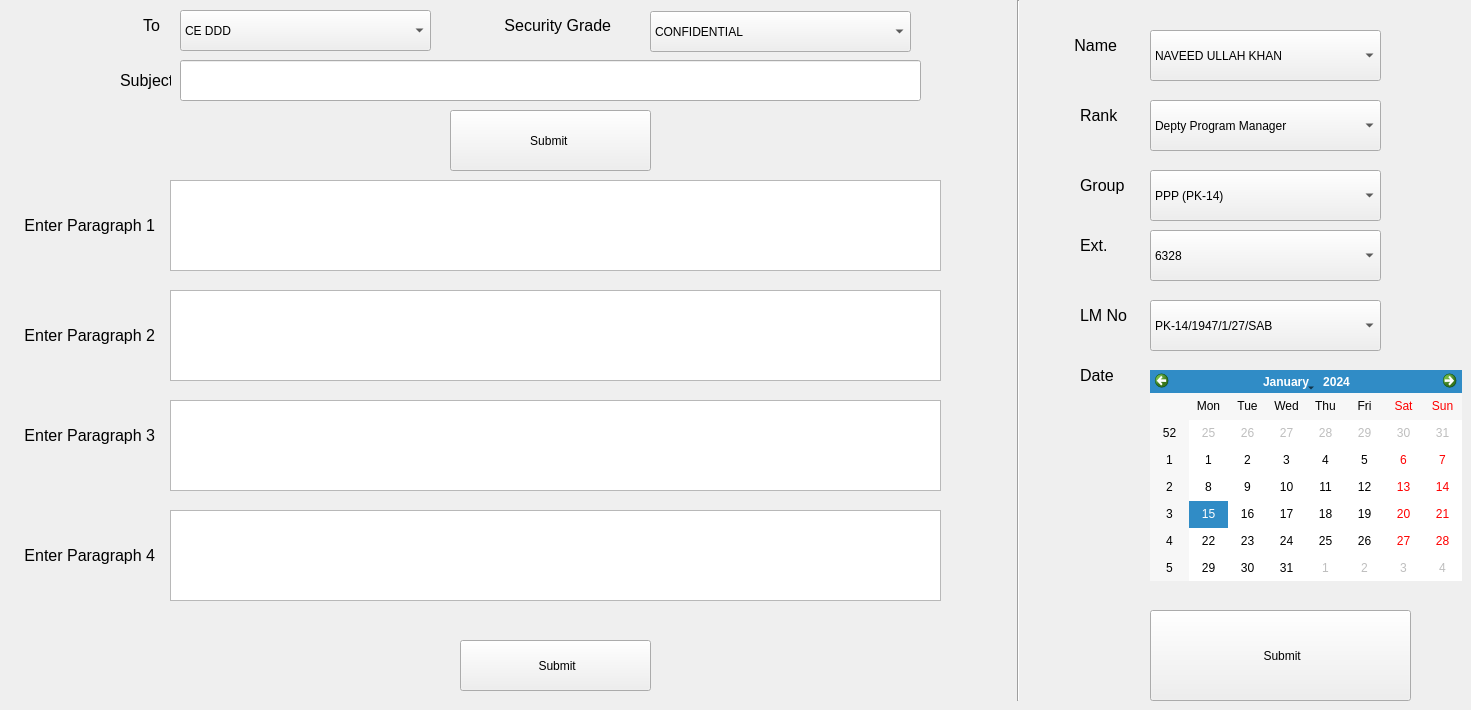
    <widget class="QWidget" name="tab5">
     <attribute name="title">
      <string>LOOSE MINUTE</string>
     </attribute>
     <widget class="QLabel" name="date">
      <property name="geometry">
       <rect>
        <x>1080</x>
        <y>360</y>
        <width>51</width>
        <height>31</height>
       </rect>
      </property>
      <property name="font">
       <font>
        <pointsize>12</pointsize>
       </font>
      </property>
      <property name="text">
       <string>Date</string>
      </property>
     </widget>
     <widget class="QLabel" name="label_13">
      <property name="geometry">
       <rect>
        <x>1080</x>
        <y>100</y>
        <width>41</width>
        <height>31</height>
       </rect>
      </property>
      <property name="font">
       <font>
        <pointsize>12</pointsize>
       </font>
      </property>
      <property name="text">
       <string>Rank</string>
      </property>
     </widget>
     <widget class="QLabel" name="label_14">
      <property name="geometry">
       <rect>
        <x>500</x>
        <y>10</y>
        <width>111</width>
        <height>31</height>
       </rect>
      </property>
      <property name="font">
       <font>
        <pointsize>12</pointsize>
       </font>
      </property>
      <property name="text">
       <string> Security Grade</string>
      </property>
     </widget>
     <widget class="QLabel" name="label_16">
      <property name="geometry">
       <rect>
        <x>130</x>
        <y>10</y>
        <width>41</width>
        <height>31</height>
       </rect>
      </property>
      <property name="font">
       <font>
        <pointsize>12</pointsize>
       </font>
      </property>
      <property name="text">
       <string>   To</string>
      </property>
     </widget>
     <widget class="QLabel" name="label_17">
      <property name="geometry">
       <rect>
        <x>1070</x>
        <y>30</y>
        <width>61</width>
        <height>31</height>
       </rect>
      </property>
      <property name="font">
       <font>
        <pointsize>12</pointsize>
       </font>
      </property>
      <property name="text">
       <string> Name</string>
      </property>
     </widget>
     <widget class="QPlainTextEdit" name="plainTextEdit_LmParagraph">
      <property name="enabled">
       <bool>true</bool>
      </property>
      <property name="geometry">
       <rect>
        <x>170</x>
        <y>180</y>
        <width>771</width>
        <height>91</height>
       </rect>
      </property>
     </widget>
     <widget class="QLabel" name="lm_no">
      <property name="geometry">
       <rect>
        <x>1080</x>
        <y>300</y>
        <width>61</width>
        <height>31</height>
       </rect>
      </property>
      <property name="font">
       <font>
        <pointsize>12</pointsize>
       </font>
      </property>
      <property name="text">
       <string>LM No</string>
      </property>
     </widget>
     <widget class="QLabel" name="label_19">
      <property name="geometry">
       <rect>
        <x>20</x>
        <y>210</y>
        <width>141</width>
        <height>31</height>
       </rect>
      </property>
      <property name="font">
       <font>
        <pointsize>12</pointsize>
       </font>
      </property>
      <property name="text">
       <string> Enter Paragraph 1</string>
      </property>
     </widget>
     <widget class="QPushButton" name="pushButton_LmDn">
      <property name="geometry">
       <rect>
        <x>1150</x>
        <y>610</y>
        <width>261</width>
        <height>91</height>
       </rect>
      </property>
      <property name="text">
       <string> Submit</string>
      </property>
     </widget>
     <widget class="QPushButton" name="pushButton_LmPragraph">
      <property name="geometry">
       <rect>
        <x>460</x>
        <y>640</y>
        <width>191</width>
        <height>51</height>
       </rect>
      </property>
      <property name="text">
       <string> Submit</string>
      </property>
     </widget>
     <widget class="QLabel" name="label_15">
      <property name="geometry">
       <rect>
        <x>1080</x>
        <y>230</y>
        <width>51</width>
        <height>31</height>
       </rect>
      </property>
      <property name="font">
       <font>
        <pointsize>12</pointsize>
       </font>
      </property>
      <property name="text">
       <string>Ext.</string>
      </property>
     </widget>
     <widget class="QLabel" name="label_18">
      <property name="geometry">
       <rect>
        <x>1080</x>
        <y>170</y>
        <width>71</width>
        <height>31</height>
       </rect>
      </property>
      <property name="font">
       <font>
        <pointsize>12</pointsize>
       </font>
      </property>
      <property name="text">
       <string>Group</string>
      </property>
     </widget>
     <widget class="QLineEdit" name="lineEdit_lmSubject">
      <property name="geometry">
       <rect>
        <x>180</x>
        <y>60</y>
        <width>741</width>
        <height>41</height>
       </rect>
      </property>
     </widget>
     <widget class="QLabel" name="label_21">
      <property name="geometry">
       <rect>
        <x>120</x>
        <y>70</y>
        <width>51</width>
        <height>20</height>
       </rect>
      </property>
      <property name="font">
       <font>
        <pointsize>12</pointsize>
       </font>
      </property>
      <property name="text">
       <string>Subject</string>
      </property>
     </widget>
     <widget class="QPushButton" name="pushButton_LmUp">
      <property name="geometry">
       <rect>
        <x>450</x>
        <y>110</y>
        <width>201</width>
        <height>61</height>
       </rect>
      </property>
      <property name="text">
       <string>Submit </string>
      </property>
     </widget>
     <widget class="QComboBox" name="comboBox_LM_SG">
      <property name="geometry">
       <rect>
        <x>650</x>
        <y>11</y>
        <width>261</width>
        <height>41</height>
       </rect>
      </property>
      <item>
       <property name="text">
        <string>CONFIDENTIAL</string>
       </property>
      </item>
      <item>
       <property name="text">
        <string>RESTRICTED</string>
       </property>
      </item>
      <item>
       <property name="text">
        <string>SECRET</string>
       </property>
      </item>
      <item>
       <property name="text">
        <string>TOP SECRET</string>
       </property>
      </item>
      <item>
       <property name="text">
        <string>UNCLASSIFIED</string>
       </property>
      </item>
     </widget>
     <widget class="QComboBox" name="comboBox_LM_Rank">
      <property name="geometry">
       <rect>
        <x>1150</x>
        <y>100</y>
        <width>231</width>
        <height>51</height>
       </rect>
      </property>
      <item>
       <property name="text">
        <string>Depty Program Manager</string>
       </property>
      </item>
      <item>
       <property name="text">
        <string>Program Manager</string>
       </property>
      </item>
      <item>
       <property name="text">
        <string>Wing Commander</string>
       </property>
      </item>
      <item>
       <property name="text">
        <string>Group Captain</string>
       </property>
      </item>
     </widget>
     <widget class="QComboBox" name="comboBox_LM_GROUP">
      <property name="geometry">
       <rect>
        <x>1150</x>
        <y>170</y>
        <width>231</width>
        <height>51</height>
       </rect>
      </property>
      <item>
       <property name="text">
        <string>PPP (PK-14)</string>
       </property>
      </item>
     </widget>
     <widget class="QComboBox" name="comboBox_LM_TELL">
      <property name="geometry">
       <rect>
        <x>1150</x>
        <y>230</y>
        <width>231</width>
        <height>51</height>
       </rect>
      </property>
      <item>
       <property name="text">
        <string>6328</string>
       </property>
      </item>
      <item>
       <property name="text">
        <string>6515</string>
       </property>
      </item>
      <item>
       <property name="text">
        <string>6516</string>
       </property>
      </item>
      <item>
       <property name="text">
        <string>6521</string>
       </property>
      </item>
      <item>
       <property name="text">
        <string>6540</string>
       </property>
      </item>
     </widget>
     <widget class="QComboBox" name="comboBox_LM_NO">
      <property name="geometry">
       <rect>
        <x>1150</x>
        <y>300</y>
        <width>231</width>
        <height>51</height>
       </rect>
      </property>
      <item>
       <property name="text">
        <string>PK-14/1947/1/27/SAB</string>
       </property>
      </item>
      <item>
       <property name="text">
        <string>PK-14/1947/1/28/SAB</string>
       </property>
      </item>
      <item>
       <property name="text">
        <string>PK-14/1947/1/29/SAB</string>
       </property>
      </item>
      <item>
       <property name="text">
        <string>PK-14/1947/1/30/SAB</string>
       </property>
      </item>
     </widget>
     <widget class="QCalendarWidget" name="calendarWidget_LM">
      <property name="geometry">
       <rect>
        <x>1150</x>
        <y>370</y>
        <width>312</width>
        <height>211</height>
       </rect>
      </property>
     </widget>
     <widget class="QComboBox" name="comboBox_LM_To">
      <property name="geometry">
       <rect>
        <x>180</x>
        <y>10</y>
        <width>251</width>
        <height>41</height>
       </rect>
      </property>
      <property name="editable">
       <bool>false</bool>
      </property>
      <item>
       <property name="text">
        <string>CE DDD</string>
       </property>
      </item>
      <item>
       <property name="text">
        <string>DCE DDD</string>
       </property>
      </item>
      <item>
       <property name="text">
        <string>CE P&amp;T</string>
       </property>
      </item>
      <item>
       <property name="text">
        <string>DCE P&amp;T</string>
       </property>
      </item>
      <item>
       <property name="text">
        <string>CE ARC</string>
       </property>
      </item>
      <item>
       <property name="text">
        <string>DCE ARC</string>
       </property>
      </item>
      <item>
       <property name="text">
        <string>Other</string>
       </property>
      </item>
     </widget>
     <widget class="QComboBox" name="comboBox_LM_NAME">
      <property name="geometry">
       <rect>
        <x>1150</x>
        <y>30</y>
        <width>231</width>
        <height>51</height>
       </rect>
      </property>
      <item>
       <property name="text">
        <string>NAVEED ULLAH KHAN</string>
       </property>
      </item>
      <item>
       <property name="text">
        <string>MUHAMMAD QASIM</string>
       </property>
      </item>
      <item>
       <property name="text">
        <string>ATIF ANAYIT</string>
       </property>
      </item>
      <item>
       <property name="text">
        <string>MUHAMMAD SALMAN AAMIR</string>
       </property>
      </item>
      <item>
       <property name="text">
        <string>NAVEED ISHTIAQ</string>
       </property>
      </item>
      <item>
       <property name="text">
        <string>MUHAMMAD HASAN</string>
       </property>
      </item>
      <item>
       <property name="text">
        <string>SHARIQ MASOOD</string>
       </property>
      </item>
     </widget>
     <widget class="Line" name="line_5">
      <property name="geometry">
       <rect>
        <x>1010</x>
        <y>0</y>
        <width>16</width>
        <height>701</height>
       </rect>
      </property>
      <property name="orientation">
       <enum>Qt::Vertical</enum>
      </property>
     </widget>
     <widget class="QPlainTextEdit" name="plainTextEdit_LmParagraph_2">
      <property name="enabled">
       <bool>true</bool>
      </property>
      <property name="geometry">
       <rect>
        <x>170</x>
        <y>290</y>
        <width>771</width>
        <height>91</height>
       </rect>
      </property>
     </widget>
     <widget class="QPlainTextEdit" name="plainTextEdit_LmParagraph_3">
      <property name="enabled">
       <bool>true</bool>
      </property>
      <property name="geometry">
       <rect>
        <x>170</x>
        <y>400</y>
        <width>771</width>
        <height>91</height>
       </rect>
      </property>
     </widget>
     <widget class="QPlainTextEdit" name="plainTextEdit_LmParagraph_4">
      <property name="enabled">
       <bool>true</bool>
      </property>
      <property name="geometry">
       <rect>
        <x>170</x>
        <y>510</y>
        <width>771</width>
        <height>91</height>
       </rect>
      </property>
     </widget>
     <widget class="QLabel" name="label_26">
      <property name="geometry">
       <rect>
        <x>20</x>
        <y>320</y>
        <width>141</width>
        <height>31</height>
       </rect>
      </property>
      <property name="font">
       <font>
        <pointsize>12</pointsize>
       </font>
      </property>
      <property name="text">
       <string> Enter Paragraph 2</string>
      </property>
     </widget>
     <widget class="QLabel" name="label_29">
      <property name="geometry">
       <rect>
        <x>20</x>
        <y>420</y>
        <width>141</width>
        <height>31</height>
       </rect>
      </property>
      <property name="font">
       <font>
        <pointsize>12</pointsize>
       </font>
      </property>
      <property name="text">
       <string> Enter Paragraph 3</string>
      </property>
     </widget>
     <widget class="QLabel" name="label_30">
      <property name="geometry">
       <rect>
        <x>20</x>
        <y>540</y>
        <width>141</width>
        <height>31</height>
       </rect>
      </property>
      <property name="font">
       <font>
        <pointsize>12</pointsize>
       </font>
      </property>
      <property name="text">
       <string> Enter Paragraph 4</string>
      </property>
     </widget>
    </widget>
